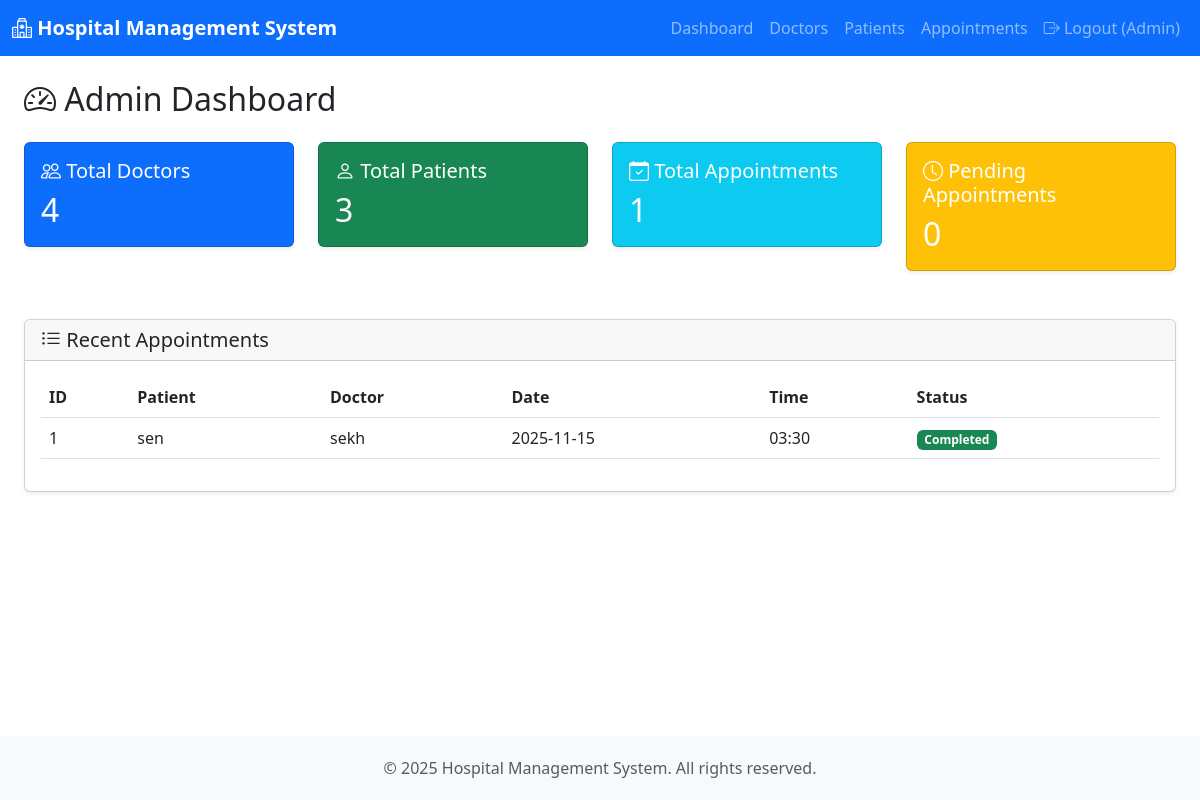
The page /admin/dashboard (signed in) on the database its author committed.
### models.py (models this page shows, shortened)
class Appointment(db.Model):
    __tablename__ = 'appointments'
    id = db.Column(db.Integer, primary_key=True)
    patient_id = db.Column(db.Integer, db.ForeignKey('users.id'), nullable=False)
    doctor_id = db.Column(db.Integer, db.ForeignKey('users.id'), nullable=False)
    date = db.Column(db.Date, nullable=False)
    time = db.Column(db.Time, nullable=False)
    status = db.Column(db.String(20), default='Pending')
    reason = db.Column(db.Text)
    created_at = db.Column(db.DateTime, default=datetime.utcnow)
    patient = db.relationship('User', foreign_keys=[patient_id], backref='patient_appointments')
    doctor = db.relationship('User', foreign_keys=[doctor_id], backref='doctor_appointments')
    treatment = db.relationship('Treatment', backref='appointment', uselist=False, cascade='all, delete-orphan')

class User(db.Model):
    __tablename__ = 'users'
    id = db.Column(db.Integer, primary_key=True)
    name = db.Column(db.String(100), nullable=False)
    email = db.Column(db.String(120), unique=True, nullable=False)
    password_hash = db.Column(db.String(255), nullable=False)
    role = db.Column(db.String(20), nullable=False)
    phone = db.Column(db.String(15))
    address = db.Column(db.Text)
    date_of_birth = db.Column(db.Date)
    gender = db.Column(db.String(10))
    created_at = db.Column(db.DateTime, default=datetime.utcnow)
    is_active = db.Column(db.Boolean, default=True)
    department_id = db.Column(db.Integer, db.ForeignKey('departments.id'))
    department = db.relationship('Department', backref='doctors')

### app.py (the view)
@app.route('/admin/dashboard')
@role_required('Admin')
def admin_dashboard():
    total_doctors = User.query.filter_by(role='Doctor', is_active=True).count()
    total_patients = User.query.filter_by(role='Patient', is_active=True).count()
    total_appointments = Appointment.query.count()
    pending_appointments = Appointment.query.filter_by(status='Pending').count()
    recent_appointments = Appointment.query.order_by(Appointment.created_at.desc()).limit(10).all()
    return render_template('admin/dashboard.html',
                         total_doctors=total_doctors,
                         total_patients=total_patients,
                         total_appointments=total_appointments,
                         pending_appointments=pending_appointments,
                         recent_appointments=recent_appointments)

### app.py (called while the page is built)
def role_required(role):
    def decorator(f):
        @wraps(f)
        def decorated_function(*args, **kwargs):
            if 'user_id' not in session:
                flash('Please log in to access this page.', 'warning')
                return redirect(url_for('login'))
            user = User.query.get(session['user_id'])
            if not user or user.role != role:
                flash('You do not have permission to access this page.', 'danger')
                return redirect(url_for('index'))
            return f(*args, **kwargs)
        return decorated_function
    return decorator

### templates/admin/dashboard.html (shortened to what this page needs)
{% extends "base.html" %}
{% block content %}
<div class="container-fluid">
    <h2 class="mb-4"><i class="bi bi-speedometer2"></i> Admin Dashboard</h2>
    <div class="row g-4 mb-4">
        <div class="col-md-3">
            <div class="card text-white bg-primary">
                <div class="card-body">
                    <h5 class="card-title"><i class="bi bi-people"></i> Total Doctors</h5>
                    <h2 class="mb-0">{{ total_doctors }}</h2>
                </div>
            </div>
        </div>
        <div class="col-md-3">
            <div class="card text-white bg-success">
                <div class="card-body">
                    <h5 class="card-title"><i class="bi bi-person"></i> Total Patients</h5>
                    <h2 class="mb-0">{{ total_patients }}</h2>
                </div>
            </div>
        </div>
        <div class="col-md-3">
            <div class="card text-white bg-info">
                <div class="card-body">
                    <h5 class="card-title"><i class="bi bi-calendar-check"></i> Total Appointments</h5>
                    <h2 class="mb-0">{{ total_appointments }}</h2>
                </div>
            </div>
        </div>
        <div class="col-md-3">
            <div class="card text-white bg-warning">
                <div class="card-body">
                    <h5 class="card-title"><i class="bi bi-clock"></i> Pending Appointments</h5>
                    <h2 class="mb-0">{{ pending_appointments }}</h2>
                </div>
            </div>
        </div>
    </div>
    <div class="card">
        <div class="card-header">
            <h5 class="mb-0"><i class="bi bi-list-ul"></i> Recent Appointments</h5>
        </div>
        <div class="card-body">
            <div class="table-responsive">
                <table class="table table-hover">
                    <thead>
                        <tr>
                            <th>ID</th>
                            <th>Patient</th>
                            <th>Doctor</th>
                            <th>Date</th>
                            <th>Time</th>
                            <th>Status</th>
                        </tr>
                    </thead>
                    <tbody>
                        {% for appointment in recent_appointments %}
                        <tr>
                            <td>{{ appointment.id }}</td>
                            <td>{{ appointment.patient.name }}</td>
                            <td>{{ appointment.doctor.name }}</td>
                            <td>{{ appointment.date.strftime('%Y-%m-%d') }}</td>
                            <td>{{ appointment.time.strftime('%H:%M') }}</td>
                            <td>
                                {% if appointment.status == 'Booked' %}
                                    <span class="badge bg-primary">{{ appointment.status }}</span>
                                {% elif appointment.status == 'Pending' %}
                                    <span class="badge bg-warning">{{ appointment.status }}</span>
                                {% elif appointment.status == 'Completed' %}
                                    <span class="badge bg-success">{{ appointment.status }}</span>
                                {% else %}
                                    <span class="badge bg-secondary">{{ appointment.status }}</span>
                                {% endif %}
                            </td>
                        </tr>
                        {% else %}
                        <tr>
                            <td colspan="6" class="text-center">No appointments yet</td>
                        </tr>
                        {% endfor %}
                    </tbody>
                </table>
            </div>
        </div>
    </div>
</div>
{% endblock %}

### templates/base.html (style rules this page uses)
body { min-height: 100vh; display: flex; flex-direction: column; }
.card { box-shadow: 0 0.125rem 0.25rem rgba(0,0,0,0.075); margin-bottom: 1.5rem; }

### rows shown on the page
Appointment: id "1", patient.name "sen", doctor.name "sekh", date "2025-11-15", time "03:30", status "Completed"

### other values the page prints
{{ session.user_name }} "Admin"
{{ total_doctors }} "4"
{{ total_patients }} "3"
{{ total_appointments }} "1"
{{ pending_appointments }} "0"
